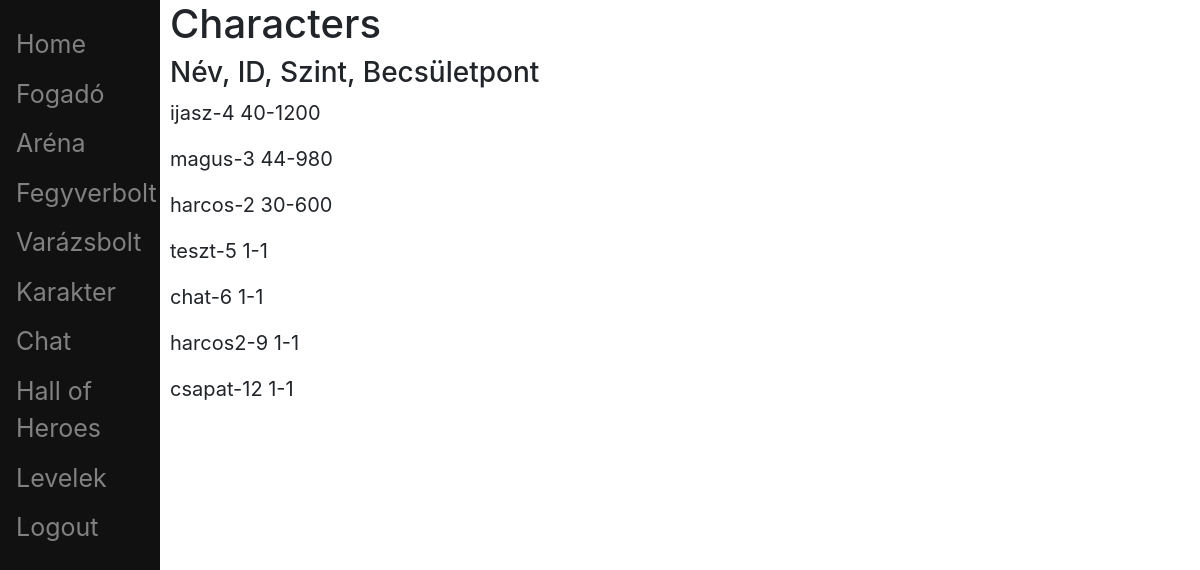
Before: /search/ (signed in) with the older database file.
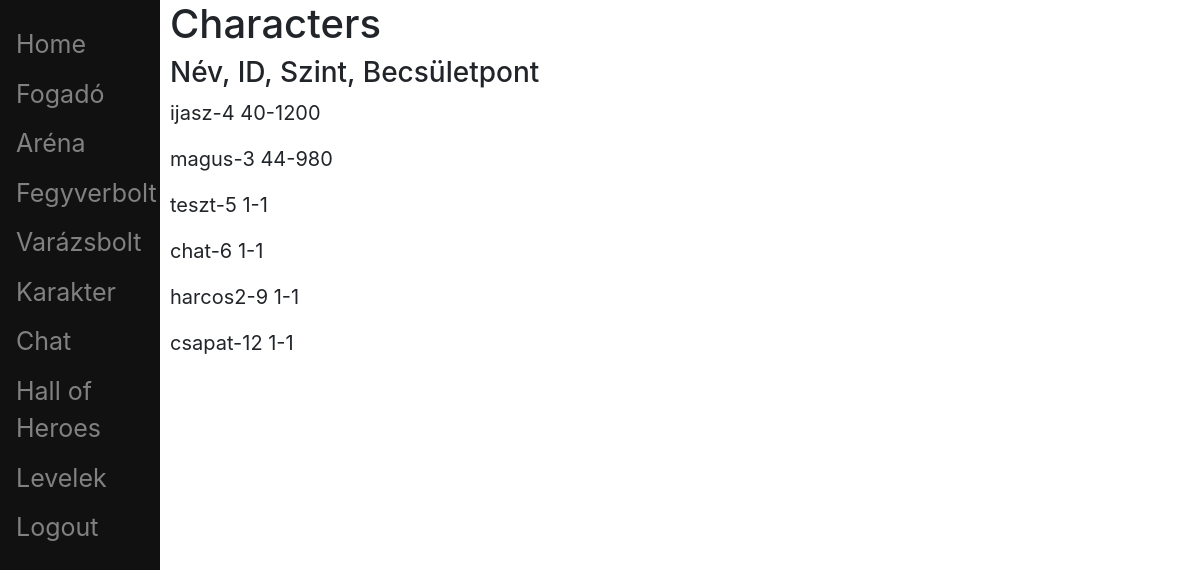
After: the same page with the newer database file.
### account/models.py (models this page shows, shortened)
class Character(models.Model):
	account = models.OneToOneField(Account, on_delete=models.CASCADE, primary_key=True)
	ROLES = (
		('warrior', 'warrior'),
		('mage', 'mage'),
		('scout', 'scout'),
	)
	character_type	= models.CharField(verbose_name = 'character type', max_length = 20, choices=ROLES, default='')
	level			= models.DecimalField(verbose_name='level', max_digits=19, decimal_places=0, default = 1) #szint
	strength		= models.DecimalField(verbose_name='strength', max_digits=19, decimal_places=0, default = 8) #erő
	skill 			= models.DecimalField(verbose_name='skill', max_digits=19, decimal_places=0, default = 6) #ügyesség
	intelligence	= models.DecimalField(verbose_name='intelligence', max_digits=19, decimal_places=0, default = 7) #értelem
	health_point	= models.DecimalField(verbose_name='health point', max_digits=19, decimal_places=0, default = 10) #életerő
	fortune 		= models.DecimalField(verbose_name='fortune', max_digits=19, decimal_places=0, default = 8) #szerencse
	shield 			= models.DecimalField(verbose_name='shield', max_digits=19, decimal_places=0, default = 0) #páncél
	rank			= models.DecimalField(verbose_name='rank', max_digits=19, decimal_places=0, blank = True, null = True) #helyezes
	honor			= models.DecimalField(verbose_name='honor', max_digits=19, decimal_places=0, default = 1) #becsuletpont
	gold 			= models.DecimalField(verbose_name='gold', max_digits=20, decimal_places=0, default=100)
	def __str__ (self):
		return self.account.username

class Account(AbstractBaseUser):
	username		= models.CharField(verbose_name = 'username', max_length = 20, unique = True)
	email 			= models.EmailField(verbose_name = 'email', max_length = 128, unique = True)
	date_joined		= models.DateTimeField(verbose_name = 'date joined', auto_now_add = True)
	last_login		= models.DateTimeField(verbose_name = 'last login', auto_now = True)
	is_admin		= models.BooleanField(default=False)
	is_superuser	= models.BooleanField(default=False)
	is_staff		= models.BooleanField(default=False)
	is_active		= models.BooleanField(default=True) # - lehet false pl email-es aktivalas
	profile_image	= models.ImageField(null=True, blank=True, upload_to=profile_image_path)
	objects = CustomAccountManager()
	USERNAME_FIELD 	= 'username'
	REQUIRED_FIELDS	= ['email']

### core/views.py (the view)
# urls.py: path('search/', users_search_view, name='search'),
@login_required(login_url='login')
def users_search_view(request):
	characters = get_all_characters_without_admins()
	try:
		characters = sorted(characters, key=lambda character: character.account.date_joined) # először date szerint orderelünk
		characters = sorted(characters, key=attrgetter('honor','level'), reverse=True) # utana a mar rendezett listat honor és level szerint
	except:
		characters = sorted(characters, key=attrgetter('honor','level', 'account.username'), reverse=True)  # minimális az esély arra, hogy 2 felhasználó ms-re pontosan
	context = {'characters': characters}
	return render(request, 'core/search_users.html', context)

### core/views.py (called while the page is built)
def get_all_characters_without_admins():
	return [Character.objects.get(account=user) for user in Account.objects.exclude(is_admin=True)]

### core/templates/core/search_users.html (shortened to what this page needs)
{% extends 'base.html' %}
{% block content %}
<div class="main">
	<div id="characters_list">
		<h1>Characters</h1>
		<h3>Név, ID, Szint, Becsületpont</h3>
		{% for character in characters %}
		<p id="user-under-investigation" onclick="selectUser('{{character.account.id}}')">{{character}}-{{character.account.id}}
		{{character.level}}-{{character.honor}}</p><br>
		{% endfor %}
	</div>
</div>
{% endblock %}

Changed rows visible on the page:
removed Character: account_id.username "harcos", account.id "2", level "30", honor "600"
